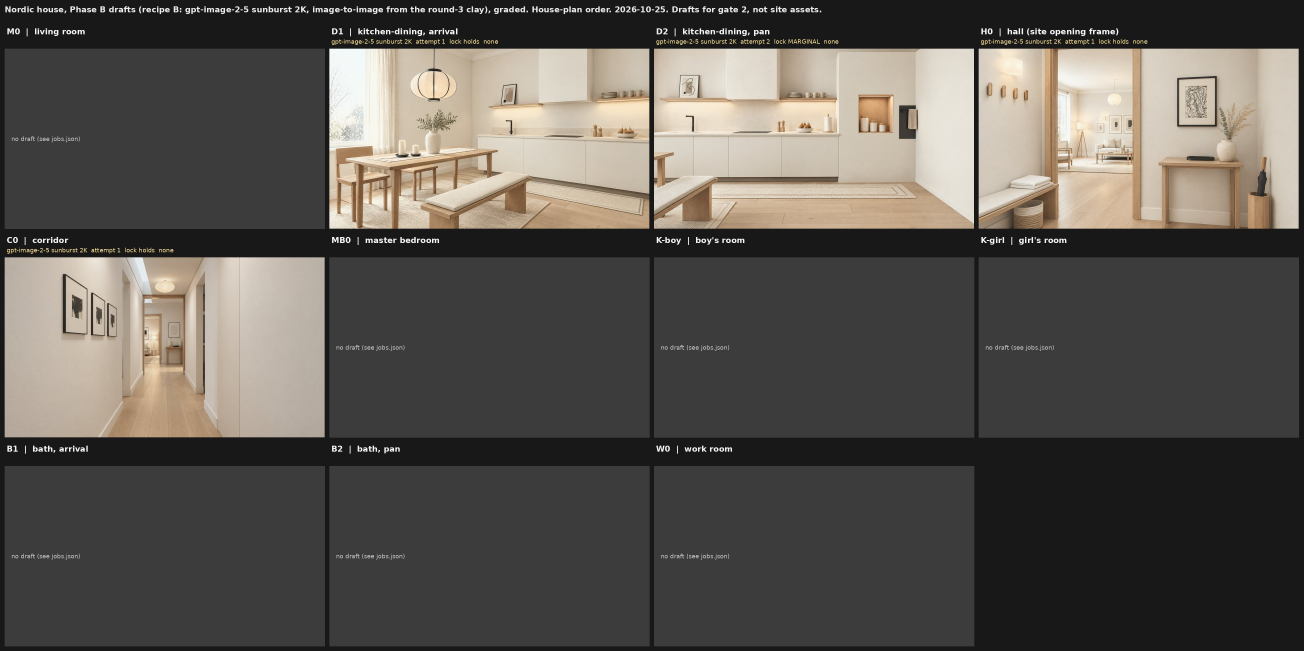
#> input picture assets/renders/house-nordic-sheet-2026-10-25.jpg, 3910 x 1952 px, given in place of M0.png, which was not available (shown at 1/3 size)
$ python -i shell_lock_m0.py   (imports and definitions only)   (older library calls are emulated)
#> lines starting #> are read from the running program, lines starting #| are printed output that depends on the picture
#!/usr/bin/env python3
"""
shell_lock_m0.py: the M0 1.2 room shell of a render against the round-5b clay, on QA's named shell lines (qa/reports/2026-11-04-m0-fix2-cb0-g1,
tools/shell_m0.py: the same points, clay values in the 16:9 frame at 1920 x 1080), measured automatically (render-agent, 2026-11-05):
  each horizontal line (floor line, skirting top, cornice, window sill top edge): in a 31 px column band at each x, the |d/dy| peak of the
  clay's sign within +-SEARCH px of the clay's row, ranked by strength x proximity; the room corner and the window jambs: |d/dx| peaks in a
  41 px row band. Then (1) the raw offsets, (2) the back wall's vanishing point (floor line x cornice), (3) one global affine (what code may
  apply to the whole frame) and its residuals, (4) one homography for all planes and the back wall's homography on the window wall
  (parallax test, as QA). Pass (G1.4 master, 0.5 % of the frame = 9.6 px at 1920): every named line within 9.6 px after the global affine,
  the affine's scale within 0.995-1.005 is not required (code applies it), shift <= 9.6 recorded.
  python3 shell_lock_m0.py <still.png> [--label X] [--out json]
"""
import argparse
import json
import os
import sys

import cv2
import numpy as np

HERE = os.path.dirname(os.path.abspath(__file__))
REPO = os.path.abspath(os.path.join(HERE, "..", "..", ".."))
CLAY = os.path.join(REPO, "assets/blockout/house/framing/round5b/M0.png")
SEARCH = 60
LIMIT = 9.6
# QA's points (clay side), 1920 x 1080 frame px: (x, y) for horizontal lines, (x, y) with the x measured for the corner
H_LINES = {"back wall floor line": [(760, 824), (860, 835), (1780, 936), (1880, 947)],
           "back wall skirting top": [(760, 788), (860, 797), (1780, 885), (1880, 895)],
           "back wall cornice": [(900, 119), (1000, 104), (1100, 89), (1450, 35)],
           "window sill top edge": [(200, 711), (400, 684), (520, 669)]}
V_LINES = {"room corner": [(698, 150), (698, 250), (698, 350), (698, 450)]}      # QA's 650 is behind the armchair / curtain in renders
PLANE = {"back wall floor line": "back", "back wall skirting top": "back", "back wall cornice": "back", "room corner": "both",
         "window sill top edge": "window", "window jamb": "window"}


def frame16(path):
    from PIL import Image
    im = np.asarray(Image.open(path).convert("RGB")).astype(np.float32)
    H, W = im.shape[:2]
#> H = 1952; W = 3910
    if abs(W / H - 4072 / 2290) < 0.01:          # overscan canvas -> the 16:9 frame
        x0, y0 = int(round(116 / 4072 * W)), int(round(65 / 2290 * H))
        x1, y1 = int(round(3956 / 4072 * W)), int(round(2225 / 2290 * H))
        im = im[y0:y1, x0:x1]
    return cv2.resize(im, (1920, 1080), interpolation=cv2.INTER_AREA)
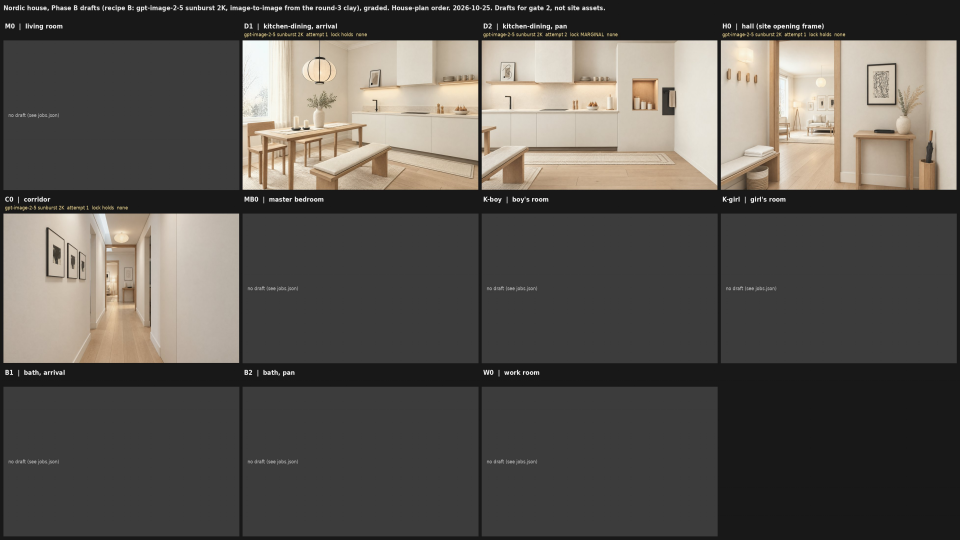
#> returned value: shape (1080, 1920, 3) float32 (shown at 1/2 size); mean of channels 0, 1, 2 92.4, 88.3, 82.9; drawn as R, G, B


def grads(img):
    g = cv2.GaussianBlur(cv2.cvtColor(np.clip(img, 0, 255).astype(np.uint8), cv2.COLOR_RGB2GRAY).astype(np.float32), (0, 0), 1.2)
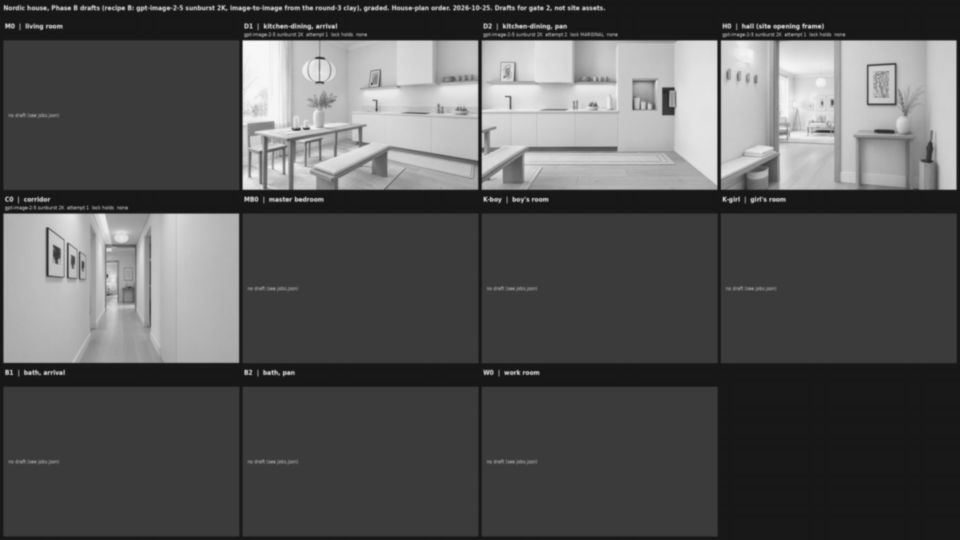
#> g: shape (1080, 1920) float32 (shown at 1/2 size); min 23.23, max 248, mean 86.4
    return cv2.Sobel(g, cv2.CV_32F, 1, 0, ksize=3), cv2.Sobel(g, cv2.CV_32F, 0, 1, ksize=3)


def peaks(p):
    return [i for i in range(1, len(p) - 1) if abs(p[i]) >= abs(p[i - 1]) and abs(p[i]) >= abs(p[i + 1])]


def subpix(p, i):
    den = p[i - 1] - 2 * p[i] + p[i + 1]
    return 0.5 * (p[i - 1] - p[i + 1]) / den if den != 0 else 0.0


def find(prof_c, prof_r, i0, search=SEARCH):
    """the clay's edge at i0 (its sign, refined to the clay's own peak within 6 px), the render's edge of that sign near it"""
    lo = max(1, i0 - 6)
    pc = prof_c[lo:i0 + 7]
    ic = lo + int(np.argmax(np.abs(pc)))
    sign = np.sign(prof_c[ic])
    yc = ic + subpix(prof_c, ic)
    a, b = max(1, ic - search), min(len(prof_r) - 1, ic + search)
    cand = [i for i in peaks(prof_r[a - 1:b + 1]) if np.sign(prof_r[a - 1 + i]) == sign]
    if not cand:
        return yc, None, 0.0
    m = max(abs(prof_r[a - 1 + i]) for i in cand)
    best = max(cand, key=lambda i: abs(prof_r[a - 1 + i]) / m - 0.35 * abs(a - 1 + i - ic) / search)
    j = a - 1 + best
    return yc, j + subpix(prof_r, j), float(abs(prof_r[j]) / max(abs(prof_c[ic]), 1e-3))


def measure(path, label=None):
    c, r = frame16(CLAY), frame16(path)
    gxc, gyc = grads(c)
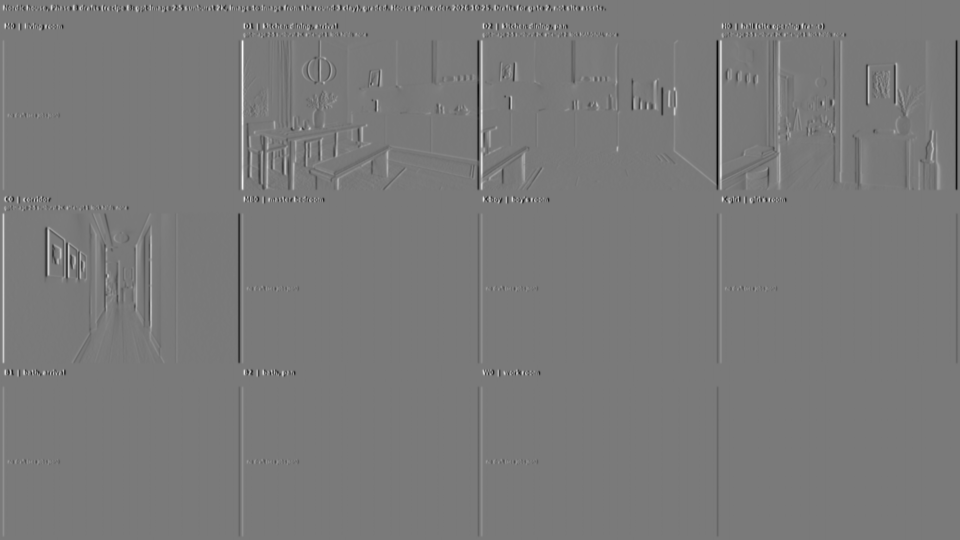
#> gxc: shape (1080, 1920) float32 (shown at 1/2 size); min -465.2, max 506.7, mean 0; drawn with min black and max white
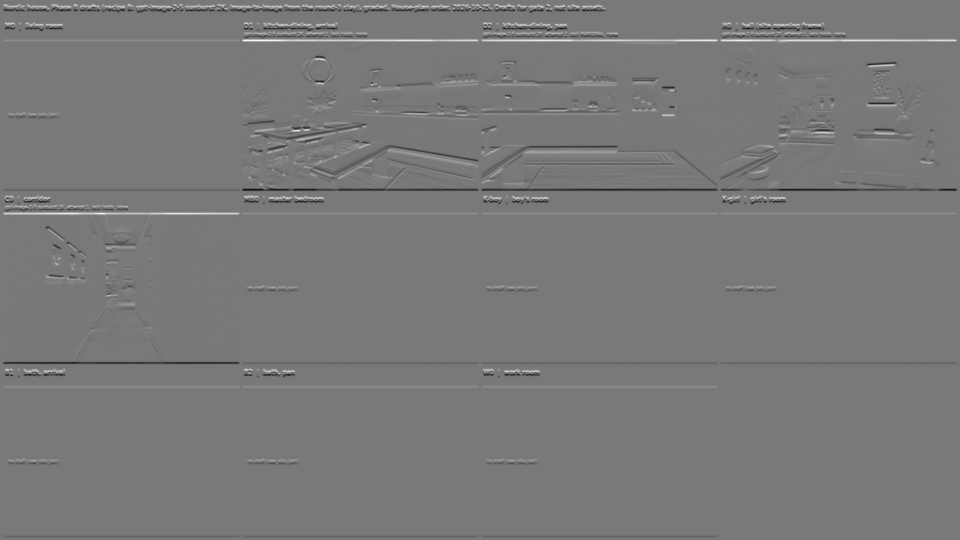
#> gyc: shape (1080, 1920) float32 (shown at 1/2 size); min -457.3, max 506.2, mean 0; drawn with min black and max white
    gxr, gyr = grads(r)
    pts, rows = [], []
    # the floor line and the skirting top as a pair: both of the clay's signs, their gap 0.6-1.6x the clay's, the best joint score
    pair = {}
    for (xf, yf), (xs_, ys_) in zip(H_LINES["back wall floor line"], H_LINES["back wall skirting top"]):
        pc, pr = gyc[:, xf - 15:xf + 16].mean(1), gyr[:, xf - 15:xf + 16].mean(1)
        icf = max(1, yf - 6) + int(np.argmax(np.abs(pc[max(1, yf - 6):yf + 7])))
        ics = max(1, ys_ - 6) + int(np.argmax(np.abs(pc[max(1, ys_ - 6):ys_ + 7])))
        sf, ss = np.sign(pc[icf]), np.sign(pc[ics])
        gap = icf - ics
        a, b = max(1, ics - SEARCH), min(len(pr) - 2, icf + SEARCH)
        pk = [i for i in peaks(pr[a - 1:b + 1])]
        pk = [a - 1 + i for i in pk]
        m = max([abs(pr[i]) for i in pk] + [1e-3])
        best = None
        for i_f in [i for i in pk if np.sign(pr[i]) == sf]:
            for i_s in [i for i in pk if np.sign(pr[i]) == ss and 0.6 * gap <= i_f - i <= 1.6 * gap]:
                sc = (abs(pr[i_f]) + abs(pr[i_s])) / m - 0.35 * (abs(i_f - icf) + abs(i_s - ics)) / SEARCH
                if best is None or sc > best[0]:
                    best = (sc, i_f, i_s)
        if best:
            pair[("back wall floor line", xf)] = (float(icf + subpix(pc, icf)), float(best[1] + subpix(pr, best[1])), float(abs(pr[best[1]]) / max(abs(pc[icf]), 1e-3)))
            pair[("back wall skirting top", xs_)] = (float(ics + subpix(pc, ics)), float(best[2] + subpix(pr, best[2])), float(abs(pr[best[2]]) / max(abs(pc[ics]), 1e-3)))
#> this loop made 4 passes
#> (icf, ics, sf, gap, a, b, m) on passes 1 to 4: (820, 790, 1, 30, 730, 880, 82.77), (836, 799, -1, 37, 739, 896, 82.74), (930, 891, 0, 39, 831, 990, 1.46), (951, 894, -1, 57, 834, 1011, 1.66)
#> after the loop, pair = 8 items
    for ln, ps in H_LINES.items():
        for (x, y) in ps:
            pc, pr = gyc[:, x - 15:x + 16].mean(1), gyr[:, x - 15:x + 16].mean(1)
            if (ln, x) in pair:
                yc, yr, rel = pair[(ln, x)]
            elif ln in ("back wall floor line", "back wall skirting top"):
                yc, yr, rel = find(pc, pr, y)[0], None, 0.0
            else:
                yc, yr, rel = find(pc, pr, y)
            rows.append(dict(line=ln, at_x=x, clay=round(float(yc), 2), render=(round(float(yr), 2) if yr is not None else None),
                             d=(round(float(yr - yc), 2) if yr is not None else None), rel_strength=round(rel, 2)))
            if yr is not None:
                pts.append((ln, (x, yc), (x, yr)))
#> this loop made 4 passes
#> after the loop, pts = 15 items; rows = 15 items
    for ln, ps in V_LINES.items():
        for (x, y) in ps:
            pc, pr = gxc[y - 20:y + 21].mean(0), gxr[y - 20:y + 21].mean(0)
            xc, xr, rel = find(pc, pr, x)
            rows.append(dict(line=ln, at_y=y, clay=round(float(xc), 2), render=(round(float(xr), 2) if xr is not None else None),
                             d=(round(float(xr - xc), 2) if xr is not None else None), rel_strength=round(rel, 2)))
            if xr is not None:
                pts.append((ln, (xc, y), (xr, y)))
#> this loop made 1 pass
#> (ln, ps) on pass 1: ('room corner', [(698, 150), (698, 250), (698, 350), (698, 450)])
#> after the loop, pts = 19 items; rows = 19 items
    src = np.array([p[1] for p in pts], np.float64)
#> src = 19 rows, first 8: [760, 819.8], [860, 836], [1780, 930], [1880, 950.6], [760, 789.6], [860, 798.9], [1780, 890.3], [1880, 893.9]
    dst = np.array([p[2] for p in pts], np.float64)
#> dst = 19 rows, first 8: [760, 773], [860, 836], [1780, 930], [1880, 972.9], [760, 738.6], [860, 798.9], [1780, 893.9], [1880, 893.9]
    names = [p[0] for p in pts]
#> names = 19 items, first 6: 'back wall floor line', 'back wall floor line', 'back wall floor line', 'back wall floor line', 'back wall skirting top', 'back wall skirting top'
    raw = np.hypot(*(dst - src).T)
#> raw = 19 values, max 59.61 at index 17, min 0 at index 1, mean 25.48
    A, _ = cv2.estimateAffine2D(src, dst, method=cv2.LMEDS)
#> A = [[1, 0.0123, -16.1], [0.0196, 0.969, -2.22]]
    pa = cv2.transform(src.reshape(-1, 1, 2), A).reshape(-1, 2)
#> pa = 19 rows, first 8: [757.1, 807.4], [857.8, 825], [1782.7, 934.2], [1883.4, 956.1], [756.8, 778.1], [857.3, 789.1], [1782.2, 895.7], [1882.7, 901.2]
    ra = np.hypot(*(pa - dst).T)
#> ra = 19 values, max 62.91 at index 13, min 2.86 at index 6, mean 25.91
    Hall, _ = cv2.findHomography(src, dst, 0)
#> Hall = [[1.06, 0.0921, -71.76], [0.0291, 1.04, -18.95], [7.19e-07, 7.14e-05, 1]]
    rh = np.hypot(*(cv2.perspectiveTransform(src.reshape(-1, 1, 2), Hall).reshape(-1, 2) - dst).T)
#> rh = 19 values, max 62.6 at index 13, min 3.44 at index 6, mean 25.54
    back = [i for i, n in enumerate(names) if PLANE[n] in ("back", "both")]
#> back = [0, 1, 2, 3, 4, 5, 6, 7, 8, 9, 10, 11, 15, 16, 17, 18]
    win = [i for i, n in enumerate(names) if PLANE[n] == "window"]
#> win = [12, 13, 14]
    Hb, _ = cv2.findHomography(src[back], dst[back], 0)
#> Hb = [[1.1, 0.0712, -92.35], [0.0581, 1.03, -44.95], [2.19e-05, 5.26e-05, 1]]
    rbw = np.hypot(*(cv2.perspectiveTransform(src[win].reshape(-1, 1, 2), Hb).reshape(-1, 2) - dst[win]).T) if win else np.array([])
#> rbw = [30.1, 80.71, 45.54]

    def vp(side):
        f = [p for p in pts if p[0] == "back wall floor line"]
        co = [p for p in pts if p[0] == "back wall cornice"]
        if len(f) < 2 or len(co) < 2:
            return None
        (x1, y1), (x2, y2) = f[0][side], f[-1][side]
        (x3, y3), (x4, y4) = co[0][side], co[-1][side]
        m1, m2 = (y2 - y1) / (x2 - x1), (y4 - y3) / (x4 - x3)
        x = (y3 - y1 + m1 * x1 - m2 * x3) / (m1 - m2)
        return [round(float(x), 0), round(float(y1 + m1 * (x - x1)), 0)]
    per_line = {}
    for n in dict.fromkeys(names):
        idx = [i for i, m in enumerate(names) if m == n]
        per_line[n] = dict(raw_max=round(float(raw[idx].max()), 2), after_affine_max=round(float(ra[idx].max()), 2))
#> this loop made 5 passes
#> (n, idx) on passes 1 to 5: ('back wall floor line', [0, 1, 2, 3]), ('back wall skirting top', [4, 5, 6, 7]), ('back wall cornice', [8, 9, 10, 11]), ('window sill top edge', [12, 13, 14]), ('room corner', [15, 16, 17, 18])
#> after the loop, per_line = 5 items
    sx, sy = float(np.hypot(A[0, 0], A[1, 0])), float(np.hypot(A[0, 1], A[1, 1]))
#> sx = 1; sy = 0.969
    rep = dict(still=os.path.relpath(path, REPO), label=label, clay=os.path.relpath(CLAY, REPO), frame_px=[1920, 1080], limit_px=LIMIT,
               lines=rows, per_line=per_line, raw_max_px=round(float(raw.max()), 2), points=len(pts),
               global_affine=dict(A=np.round(A, 5).tolist(), scale=[round(sx, 4), round(sy, 4)], shift_px=[round(float(A[0, 2]), 2), round(float(A[1, 2]), 2)],
                                  residual_max_px=round(float(ra.max()), 2)),
               homography_all_planes_residual_max_px=round(float(rh.max()), 2),
               back_wall_homography_on_window_wall_max_px=(round(float(rbw.max()), 2) if len(rbw) else None),
               back_wall_vanishing_point=dict(clay=vp(1), render=vp(2)),
               verdict=dict(raw_pass=bool(raw.max() <= LIMIT), after_global_affine_pass=bool(ra.max() <= LIMIT),
                            rule="G1.4 master: every named shell line within 9.6 px (0.5 % of 1920), raw or after one global affine (code)"))
#> in vp, `f = [p for p in pts if p[0] == "back wall floor line"]`: f = [('back wall floor line', (760, 819.8), (760, 773)), ('back wall floor line', (860, 836), (860, 836)), ('back wall floor line', (1780, 930), (1780, 930)), ('back wall floor line', (1880, 950.6), (1880, 972.9))]
#> in vp, `co = [p for p in pts if p[0] == "back wall cornice"]`: co = [('back wall cornice', (900, 116.8), (900, 152.5)), ('back wall cornice', (1000, 96.74), (1000, 80.29)), ('back wall cornice', (1100, 84.03), (1100, 80.28)), ('back wall cornice', (1450, 31.04), (1450, 80.28))]
#> in vp, `(x1, y1), (x2, y2) = f[0][side], f[-1][side]`: x1 = 760; y1 = 819.8; x2 = 1880; y2 = 950.6
#> in vp, `(x3, y3), (x4, y4) = co[0][side], co[-1][side]`: x3 = 900; y3 = 116.8; x4 = 1450; y4 = 31.04
#> in vp, `m1, m2 = (y2 - y1) / (x2 - x1), (y4 - y3) / (x4 - x3)`: m1 = 0.117; m2 = -0.156
#> in vp, `x = (y3 - y1 + m1 * x1 - m2 * x3) / (m1 - m2)`: x = -1738.2
#> rep = 14 items
    return rep


# [13 lines not run here, left out]

>>> result = measure('../house-nordic-sheet-2026-10-25.jpg')
#> result = 14 items
